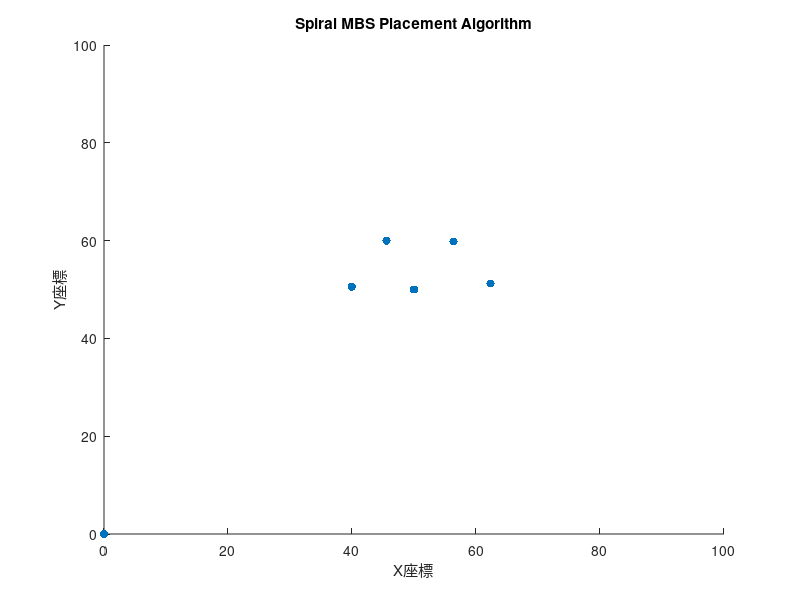

Here is the MATLAB script that generated this plot:
function spiralMBSPlacementAlgorithm()
    % 定義網格大小和螺旋演算法的參數
    grid_size = 100;  % 網格大小
    radius = 5;  % 螺旋演算法的半徑大小
    angle_step = 0.2;  % 螺旋演算法的角度步長
    isCounterClockwise = true; % 使用逆時針的演算法

    % 初始化基站位置和已選擇的基站數量
    MBS_positions = zeros(grid_size*grid_size, 2);
    num_MBS_selected = 0;

    % 計算螺旋演算法的參數
    num_angles = ceil(2*pi*radius/angle_step);
    d_angle = 5*pi/num_angles;
    if isCounterClockwise
        d_angle=d_angle*-1;
    end
    % 計算網格中心點的位置
    center = [grid_size/2, grid_size/2];

    % 開始進行螺旋演算法
    for i=1:num_angles
        % 計算當前角度和距離
        angle = (i-1)*d_angle;
        distance = radius*angle/(2*pi);
        
        % 計算當前位置
        x = center(1) + distance*cos(angle);
        y = center(2) + distance*sin(angle);
        
        % 判斷當前位置是否在網格範圍內
        if x > 0 && x < grid_size && y > 0 && y < grid_size
            % 判斷當前位置是否與已選擇的基站位置距離足夠大
            min_distance = inf;
            for j=1:num_MBS_selected
                distance_j = norm([x,y] - MBS_positions(j,:));
                min_distance = min(min_distance, distance_j);
            end
            if min_distance > 2*radius
                % 將當前位置添加到已選擇的基站位置列表中
                num_MBS_selected = num_MBS_selected + 1;
                MBS_positions(num_MBS_selected,:) = [x,y];
            end
        end
    end

    % 將基站位置列表中多餘的空白行刪除
    % MBS_positions(num_MBS_selected+1:end,:) = [];

    % 畫出基站的位置圖形
    scatter(MBS_positions(:,1), MBS_positions(:,2), 'filled');
    xlim([0 grid_size]);
    ylim([0 grid_size]);
    xlabel('X座標');
    ylabel('Y座標');
    title('Spiral MBS Placement Algorithm');
end